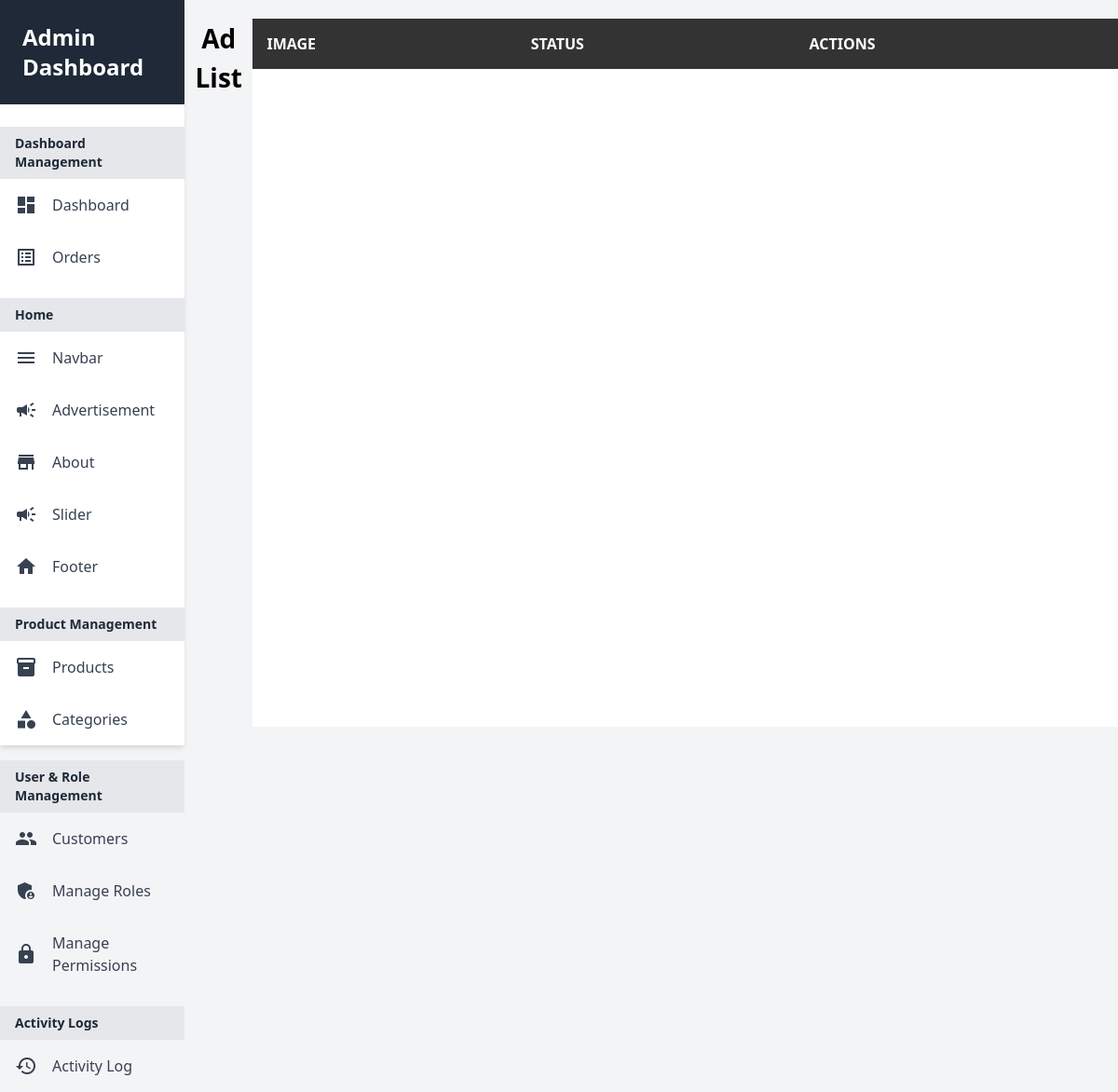
/user/ad/, run on an earlier commit of the app's database.
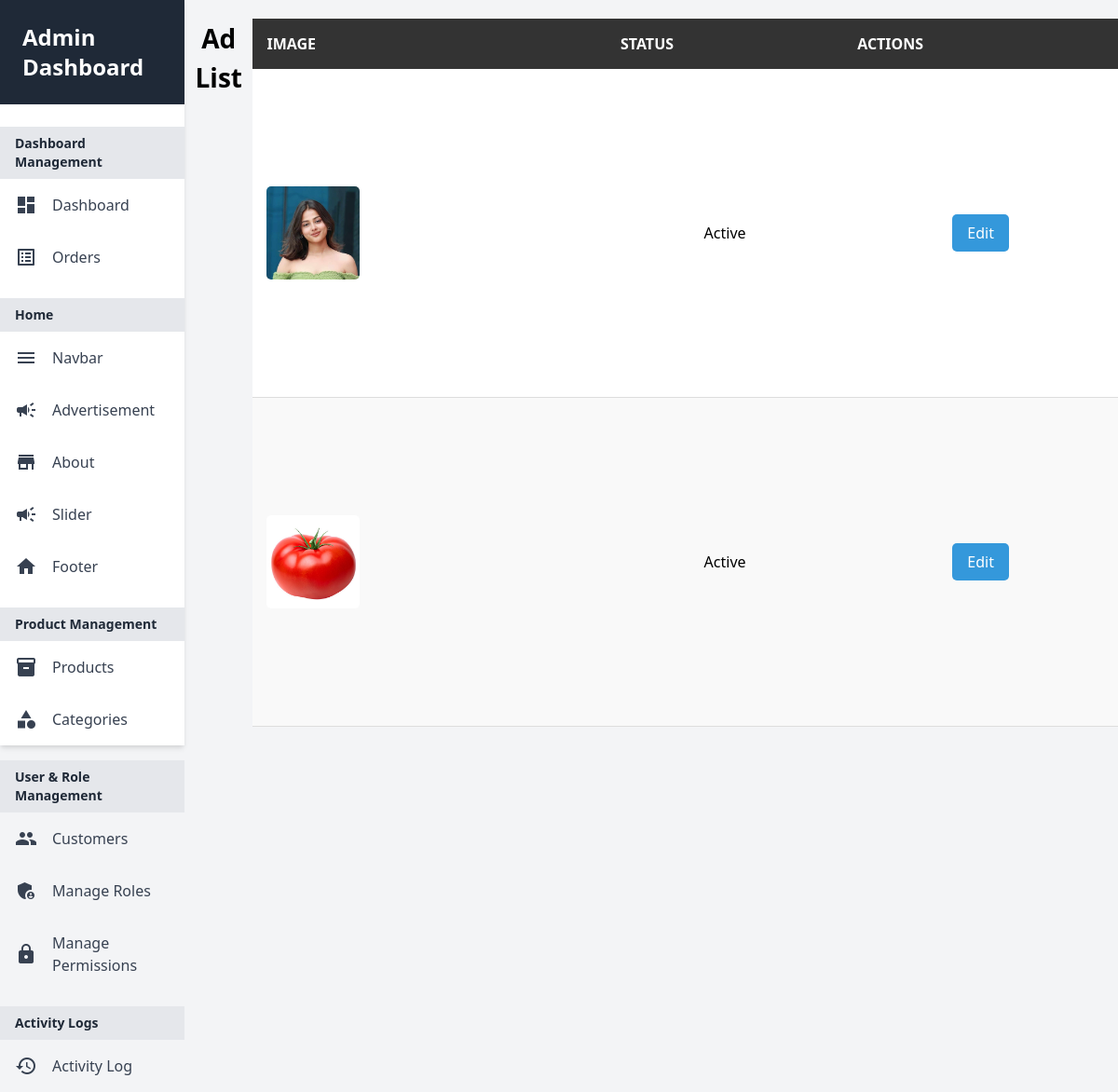
And on a later commit of the database.
### core/models.py (models this page shows, shortened)
class Ad(models.Model):
    image = models.ImageField(upload_to="Ad")
    status = models.CharField(choices=STATUS_CHOICES, max_length=20, default="Active")  # Increase max_length
    updated_by = models.ForeignKey(User, on_delete=models.SET_NULL, null=True, related_name='updated_Ad')
    class Meta:
        verbose_name_plural = "Ad"

### userauth/views.py (the view)
# urls.py: path('ad/', views.ad_list, name='ad_list'),  # List all ads
def ad_list(request):
    ads = Ad.objects.all()
    return render(request, 'userauth/ad_list.html', {'ad': ads})

### ecomprj/context_processors.py (called while the page is built, shortened)
def default(request):
    cart_total_amount = 0
    cart_count = 0
    months = []
    monthly_sales = []
    if request.user.is_authenticated:
        address = Address.objects.filter(user_id=request.user.id).first()
    else:
        address = None  # For anonymous users, set address to None or handle appropriately
    categories = Category.objects.all()
    vendors = Vendor.objects.all()
    min_max_price = Product.objects.aggregate(Min("price"), Max("price"))
    return {
        'address': address,
        'categories': categories,
        'vendors': vendors,
        'min_max_price': min_max_price,
        'cart_total_amount': cart_total_amount,  # Adding cart total amount to the context
        'cart_count': cart_count,
        'months': months,
        'monthly_sales': monthly_sales,
    }

### templates/userauth/ad_list.html (shortened to what this page needs)
{% extends 'partials/baseadmin.html' %}
{% block content %}
<h2 class="ad-list-title">Ad List</h2>
<table class="ad-list-table">
    <thead>
        <tr>
            <th>Image</th>
            <th>Status</th>
            <th>Actions</th>
        </tr>
    </thead>
    <tbody>
    {% for ads in ad %}
        <tr>
            <td data-label="Image">
                {% if ads.image %}
                    <img src="{{ ads.image.url }}" alt="Ad Image" class="ad-image">
                {% else %}
                    No Image
                {% endif %}
            </td>
            <td data-label="Status">{{ ads.status }}</td>
            <td data-label="Actions">
                <a href="{% url 'userauth:ad_edit' ads.id %}" class="edit-btn">Edit</a>
            </td>
        </tr>
    {% endfor %}
    </tbody>
</table>
{% endblock %}

What changed in the data, as far as the page shows it:
added Ad: image (picture), status "Active"
added Ad: image (picture), status "Active"
